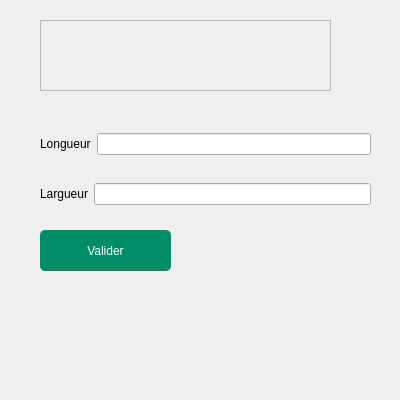
<?xml version="1.0" encoding="UTF-8"?>
<ui version="4.0">
 <class>Rectangle_Dialog</class>
 <widget class="QDialog" name="Rectangle_Dialog">
  <property name="geometry">
   <rect>
    <x>0</x>
    <y>0</y>
    <width>400</width>
    <height>400</height>
   </rect>
  </property>
  <property name="minimumSize">
   <size>
    <width>400</width>
    <height>400</height>
   </size>
  </property>
  <property name="maximumSize">
   <size>
    <width>400</width>
    <height>400</height>
   </size>
  </property>
  <property name="windowTitle">
   <string>Surface du rectangle</string>
  </property>
  <property name="modal">
   <bool>true</bool>
  </property>
  <widget class="QTextEdit" name="resultat">
   <property name="enabled">
    <bool>false</bool>
   </property>
   <property name="geometry">
    <rect>
     <x>40</x>
     <y>20</y>
     <width>291</width>
     <height>71</height>
    </rect>
   </property>
   <property name="font">
    <font>
     <family>Roboto Black</family>
     <pointsize>18</pointsize>
     <weight>75</weight>
     <bold>true</bold>
    </font>
   </property>
  </widget>
  <widget class="QPushButton" name="btn_valider">
   <property name="geometry">
    <rect>
     <x>40</x>
     <y>230</y>
     <width>131</width>
     <height>41</height>
    </rect>
   </property>
   <property name="styleSheet">
    <string notr="true">background-color: rgb(0, 141, 102);
color: rgb(255, 255, 255);
border-radius:5px;</string>
   </property>
   <property name="text">
    <string>Valider</string>
   </property>
  </widget>
  <widget class="QWidget" name="layoutWidget">
   <property name="geometry">
    <rect>
     <x>40</x>
     <y>130</y>
     <width>331</width>
     <height>28</height>
    </rect>
   </property>
   <layout class="QHBoxLayout" name="horizontalLayout">
    <item>
     <widget class="QLabel" name="label">
      <property name="text">
       <string>Longueur</string>
      </property>
     </widget>
    </item>
    <item>
     <widget class="QLineEdit" name="longueur"/>
    </item>
   </layout>
  </widget>
  <widget class="QWidget" name="layoutWidget">
   <property name="geometry">
    <rect>
     <x>40</x>
     <y>180</y>
     <width>331</width>
     <height>28</height>
    </rect>
   </property>
   <layout class="QHBoxLayout" name="horizontalLayout_2">
    <item>
     <widget class="QLabel" name="label_2">
      <property name="text">
       <string>Largueur</string>
      </property>
     </widget>
    </item>
    <item>
     <widget class="QLineEdit" name="largueur"/>
    </item>
   </layout>
  </widget>
 </widget>
 <resources/>
 <connections/>
</ui>
